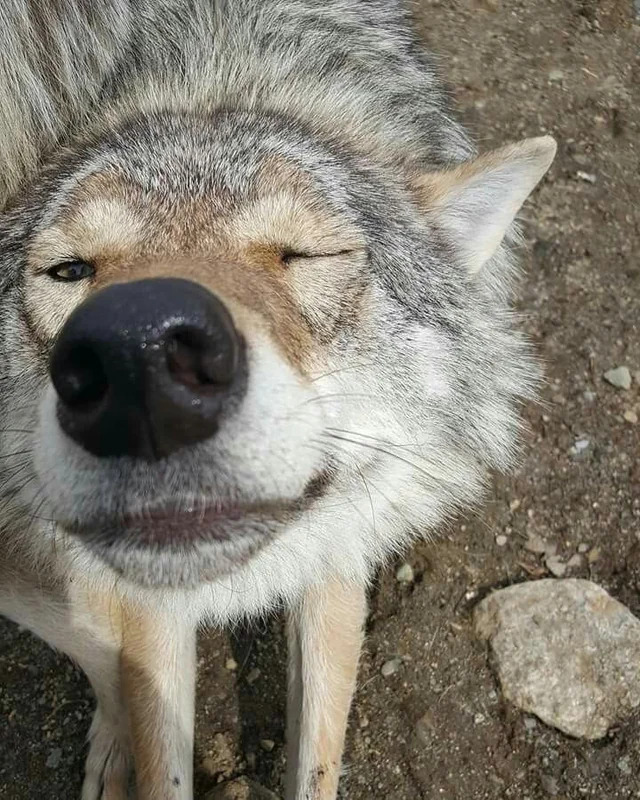
#> input picture Project/Image data/wolf1.jpg, 640 x 800 px, found by its file name
$ jupyter execute test4_GPU.ipynb
#> lines starting #> are read from the running program, lines starting #| are printed output that depends on the picture
#Import libraries

[cell 1]
# Standard libraries
import math
import time
import random
from typing import List, Tuple, Optional, Union

# Numerical and GPU computation libraries
import numpy as np
from numba import cuda, jit, prange, float32

# Image processing libraries
import cv2
from PIL import Image

# Plotting libraries
import matplotlib.pyplot as plt

#Kernel definitions

##Computation

[cell 2]
class Compute:
    # [91 lines left out: functions _calculate_distances_gpu, _calculate_centroids_gpu, _calculate_distances_gpu_fcm, _update_membership_matrix_gpu, _update_centroids_gpu_fcm, not called in this run]

##KMean

[cell 3]
class KMeans:
    # [164 lines left out: functions __init__, fit, predict, not called in this run]

##FuzzyCMean

###Test FCM1

[cell 4]
class FuzzyCMeans:
    # [183 lines left out: functions __init__, fit, predict, not called in this run]

###Test FCM 2

[cell 5]
class FuzzyCMeans:
    # [100 lines left out: functions __init__, fit, not called in this run]

    def _calculate_centroids(self, X: np.ndarray) -> np.ndarray:
        weights = self.membership_matrix ** self.m
        return (weights.T @ X) / weights.sum(axis=0)[:, np.newaxis]

    # [11 lines left out: function _update_membership_matrix_gpu, not called in this run]

    def predict(self, X: np.ndarray) -> np.ndarray:
        return np.argmax(self.membership_matrix, axis=1)

[cell 6]
class FuzzyCMeans:
    def __init__(self, n_clusters: int = 3, max_iter: int = 100,
                 m: float = 2.0, epsilon: float = 1e-4, random_state: int = None):
        self.n_clusters = n_clusters
        self.max_iter = max_iter
        self.m = m
        self.epsilon = epsilon
        self.random_state = random_state
        self.centroids = None
        self.membership_matrix = None

    def fit(self, X: np.ndarray) -> 'FuzzyCMeans':
        n_samples, n_features = X.shape
        if self.random_state is not None:
            np.random.seed(self.random_state)

        # Initialize centroids and membership matrix
        random_idx = np.random.choice(n_samples, self.n_clusters, replace=False)
        self.centroids = X[random_idx].astype(np.float32)
        self.membership_matrix = np.random.dirichlet(np.ones(self.n_clusters), size=n_samples).astype(np.float32)

        # Prepare GPU arrays
        d_X = cuda.to_device(X)
        d_centroids = cuda.to_device(self.centroids)
        d_distances = cuda.device_array((n_samples, self.n_clusters), dtype=np.float32)
        d_membership = cuda.device_array_like(self.membership_matrix)

        # Define thread and block dimensions
        threads_per_block = (16, 16)
        blocks_per_grid_x = (n_samples + (threads_per_block[0] - 1)) // threads_per_block[0]
        blocks_per_grid_y = (self.n_clusters + (threads_per_block[1] - 1)) // threads_per_block[1]
        blocks_per_grid = (blocks_per_grid_x, blocks_per_grid_y)

        for _ in range(self.max_iter):
            prev_centroids = self.centroids.copy()

            # Calculate distances
            Compute._calculate_distances_gpu_fcm[blocks_per_grid, threads_per_block](
                d_X, d_centroids, d_distances
            )
            cuda.synchronize()

            # Update membership matrix
            Compute._update_membership_matrix_gpu[blocks_per_grid, threads_per_block](
                d_distances, d_membership, self.m
            )
            cuda.synchronize()

            # Copy membership matrix back to host
            self.membership_matrix = d_membership.copy_to_host()

            # Update centroids
            d_new_centroids = cuda.device_array_like(self.centroids)
            Compute._update_centroids_gpu_fcm[blocks_per_grid, threads_per_block](
                d_X, d_membership, d_new_centroids, self.m
            )
            cuda.synchronize()

            # Copy new centroids back to host
            self.centroids = d_new_centroids.copy_to_host()

            if np.allclose(prev_centroids, self.centroids, atol=self.epsilon):
                break

        return self

    def predict(self, X: np.ndarray) -> np.ndarray:
        return np.argmax(self.membership_matrix, axis=1)

#Behaviors

[cell 7]
class ImageClustering:
    def __init__(self, clustering_method, n_clusters=10):
        """
        Initialize Image Clustering

        Parameters:
        - clustering_method: KMeans or FuzzyCMeans class
        - n_clusters: Number of colors to reduce to
        """
        self.clustering_method = clustering_method
        self.n_clusters = n_clusters
        self.clusterer = None

    def load_image(self, image_path):
        """
        Load and preprocess image

        Parameters:
        - image_path: Path to the image file

        Returns:
        - Original image array
        - Flattened image data
        """
        try:
            # Open the image
            image = Image.open(image_path)

            # Convert to numpy array
            image_array = np.array(image)

            # Check if the image has 3 channels (RGB)
            if image_array.ndim != 3 or image_array.shape[2] != 3:
                raise ValueError("Image must have 3 color channels (RGB).")

            # Reshape image to 2D array of pixels
            pixels = image_array.reshape((-1, 3)).astype(np.float32)  # Use float32 for CUDA

            return image_array, pixels

        except Exception as e:
            raise IOError(f"Error loading image: {e}")

    def quantize_image(self, image_path):
        """
        Perform color quantization

        Parameters:
        - image_path: Path to the image file

        Returns:
        - Original image
        - Quantized image
        - Centroids (for cluster colors)
        - Labels (cluster assignments for each pixel)
        """

        print("Debugging ImageCluster (IC) - quantize_image")

        # Load image
        original_image, pixels = self.load_image(image_path)

        try:
            # Start timing
            start_time = time.perf_counter()  # better

            print("IC.q_i.1")

            # Perform clustering
            self.clusterer = self.clustering_method(n_clusters=self.n_clusters)

            print("IC.q_i.2")

            self.clusterer.fit(pixels)

            print("IC.q_i.3")

            # Get cluster centroids and labels for each pixel
            centroids = self.clusterer.centroids.astype('uint8')  # Ensure centroids are uint8 for color representation

            print("IC.q_i.4")

            labels = self.clusterer.predict(pixels)

            print("IC.q_i.5")

            # Reconstruct image using cluster centroids
            quantized_pixels = centroids[labels].astype('uint8')

            print("IC.q_i.6")

            # Reshape back to original image shape
            quantized_image = quantized_pixels.reshape(original_image.shape)

            # End timing
            end_time = time.perf_counter()  # better

            print(f"Clustering Time: {end_time - start_time:.4f} seconds")

            return original_image, quantized_image, centroids, labels, pixels

        except Exception as e:
            raise RuntimeError(f"Error during color quantization: {e}")

    def visualize_results(self, original_image, quantized_image):
        """
        Visualize original and quantized images

        Parameters:
        - original_image: Original image array
        - quantized_image: Quantized image array
        """
        # Create figure with two subplots
        plt.figure(figsize=(12, 6))

        # Original Image
        plt.subplot(1, 2, 1)
        plt.title('Original Image')
        plt.imshow(original_image)
        plt.axis('off')

        # Quantized Image
        plt.subplot(1, 2, 2)
        plt.title(f'Quantized Image ({self.n_clusters} Colors)')
        plt.imshow(quantized_image)
        plt.axis('off')

        plt.tight_layout()
        plt.show()

    def visualize_clusters(self, pixels, labels, centroids):
        """
        Visualize clusters in 2D space

        Parameters:
        - pixels: Original pixel data (flattened image)
        - labels: Cluster labels for each pixel
        - centroids: Centroid colors for each cluster
        - method: Dimensionality reduction method ('pca' or 'tsne')
        """

        # Reduce dimensions
        plt.figure(figsize=(8, 6))

        # Plot each cluster with its centroid color
        for i, color in enumerate(centroids):
            cluster_pixels = pixels[labels == i]

            # Using RGB color components for 2D plotting
            plt.scatter(cluster_pixels[:, 0], cluster_pixels[:, 1],
                        color=np.clip(color / 255, 0, 1),          # Normalize to [0,1] for matplotlib
                        label=f'Cluster {i}', s=10, alpha=0.6)

        # Mark the centroids in black
        plt.scatter(centroids[:, 0], centroids[:, 1], color='black', marker='x', s=100, label='Centroids')

        plt.title("Cluster Visualization with Exact Colors")
        plt.xlabel("Red channel")
        plt.ylabel("Green channel")
        plt.legend()
        plt.show()

    def save_quantized_image(self, quantized_image, output_path):
        """
        Save quantized image

        Parameters:
        - quantized_image: Quantized image array
        - output_path: Path to save the image
        """
        Image.fromarray(quantized_image).save(output_path)

#TEST

[cell 8]
def main():
    # Image path
    image_path = '/content/wolf1.jpg'

    # Create image clustering instance
    image_clusterer = ImageClustering(
        # clustering_method=KMeans,    # Choose KMeans or FuzzyCMeans
        clustering_method=FuzzyCMeans,    # Choose KMeans or FuzzyCMeans
        n_clusters=10                     # Number of colors
    )

    try:
        print("Debugging!")

        # Perform color quantization
        original, quantized, centroids, labels, pixels = image_clusterer.quantize_image(image_path)
#> in load_image, image is the input picture: PIL image 640x800 RGB; mean R, G, B 130.1, 125, 113.2
#> in fit, `self.centroids = X[random_idx].astype(np.float32)`: self.centroids = [[107, 98, 81], [106, 101, 81], [158, 132, 109], [99, 83, 70], [174, 159, 138], [111, 111, 103], [221, 224, 217], [24, 20, 17], [116, 104, 88], [175, 175, 163]]
#> (the call stopped at in fit, `d_X = cuda.to_device(X)`: numba is not available in this run)
#> in quantize_image, `quantized_image = quantized_pixels.reshape(original_image.shape)`:
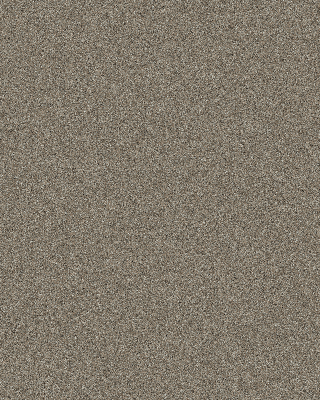
#> quantized_image: shape (800, 640, 3) (shown at 1/2 size); mean R, G, B 129.1, 120.7, 106.7
#> centroids has the same summary as self.centroids in fit

        # Visualize results and cluster colors in 2D space
        image_clusterer.visualize_results(original, quantized)
#> in visualize_results, `plt.show()`:
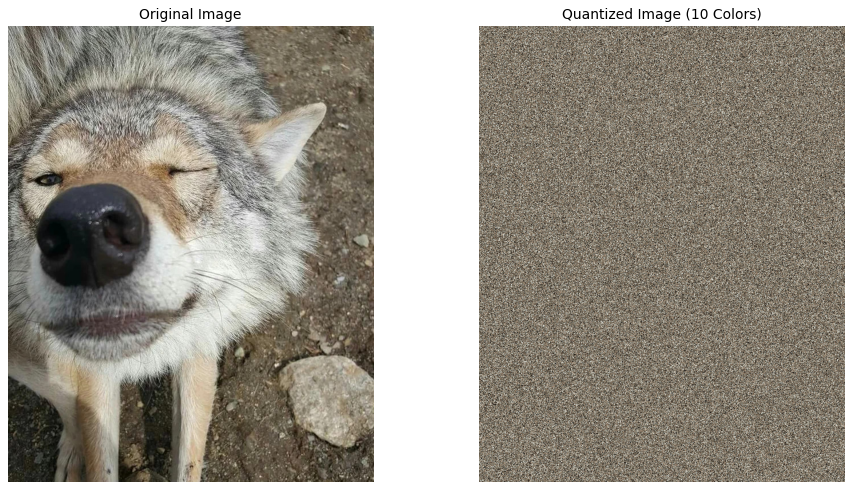
#> figure drawn by matplotlib, 2 panels
        image_clusterer.visualize_clusters(pixels, labels, centroids)
#> the loop in visualize_clusters, `for i, color in enumerate(centroids):` made 10 passes
#> in visualize_clusters, `plt.show()`:
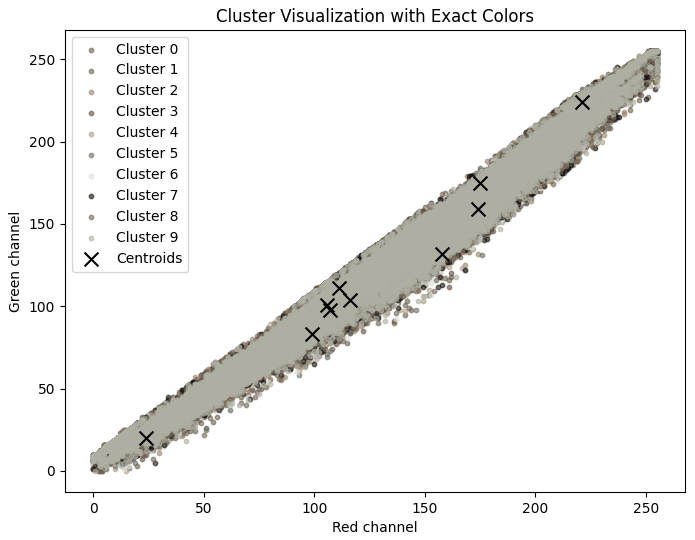
#> figure drawn by matplotlib, 1 panel

        # Optionally save quantized image
        image_clusterer.save_quantized_image(
            quantized,
            '/content/quantized_image.jpg'
        )


    except Exception as e:
        print(f"An error occurred: {e}")

# Run the main function
if __name__ == "__main__":
    main()

$ run again, with Project/Image data/wolf2.jpg copied over Project/Image data/wolf1.jpg
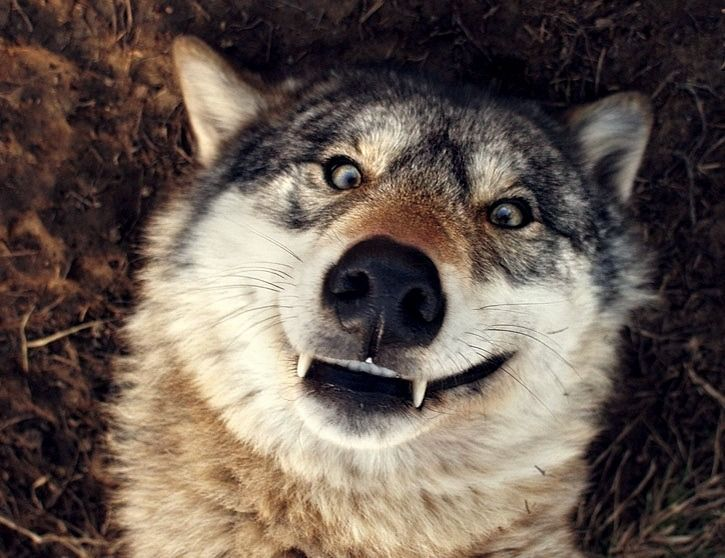
#> input picture Project/Image data/wolf2.jpg, 725 x 558 px, found by its file name
#> in load_image, image is the input picture: PIL image 725x558 RGB; mean R, G, B 102.4, 89.1, 80.5
#> self.centroids = [[22, 11, 19], [5, 0, 7], [62, 44, 40], [1, 0, 4], [100, 77, 63], [58, 34, 32], [208, 187, 158], [200, 195, 176], [226, 219, 193], [42, 32, 40]]
#> in quantize_image, `quantized_image = quantized_pixels.reshape(original_image.shape)`:
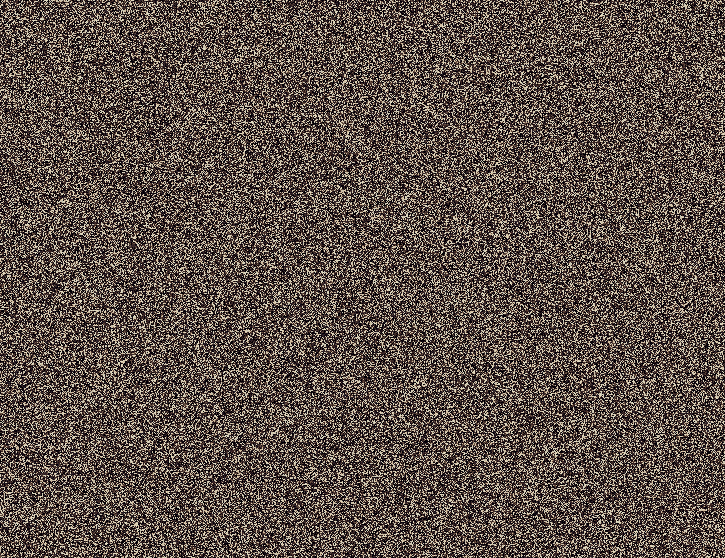
#> quantized_image: shape (558, 725, 3); mean R, G, B 92.4, 79.9, 73.2
#> centroids has the same summary as self.centroids in fit
#> the loop in visualize_clusters, `for i, color in enumerate(centroids):` made 10 passes
#> in visualize_clusters, `plt.show()`:
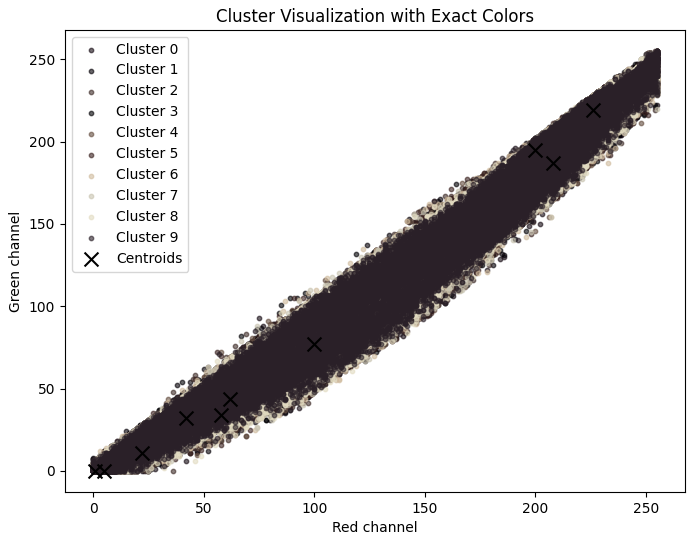
#> figure drawn by matplotlib, 1 panel
